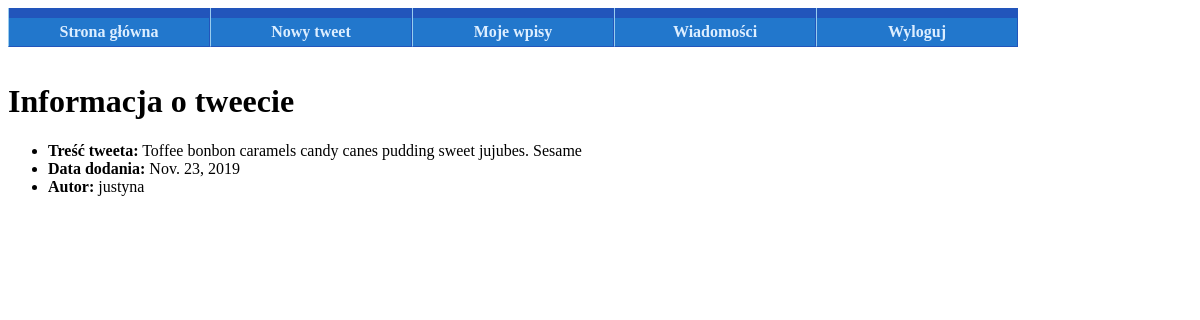
The app's page /tweet/1 with its own data.
### records/models.py (models this page shows)
class Tweet(models.Model):
    content = models.CharField(max_length=140)
    creation_date = models.DateField(auto_now=True)
    user = models.ForeignKey(User, on_delete=models.CASCADE)

### records/views.py (the view)
# urls.py: url(r'^tweet/(?P<tweet_id>(\d)+)', TweetView.as_view(), name="tweet"),
class TweetView(View):
    def get(self, request, tweet_id):
        current_tweet = Tweet.objects.get(id=tweet_id)
        return render(request, 'tweet_info.html', {"current_tweet": current_tweet})

### templates/tweet_info.html (shortened to what this page needs)
{% extends 'base.html' %}
{% block content %}
<h1>Informacja o tweecie</h1>
<ul>
<li><b>Treść tweeta:</b> {{ current_tweet.content }}</li>
<li><b>Data dodania:</b> {{ current_tweet.creation_date }}</li>
<li><b>Autor:</b> {{ current_tweet.user }}</li>
{% endblock %}

### records on screen
Tweet: content "Toffee bonbon caramels candy canes pudding sweet jujubes. Sesame", creation_date "Nov. 23, 2019", user "justyna"
